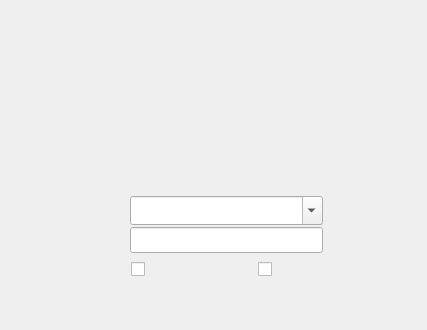
<?xml version="1.0" encoding="UTF-8"?>
<ui version="4.0">
 <class>Login</class>
 <widget class="QWidget" name="Login">
  <property name="geometry">
   <rect>
    <x>0</x>
    <y>0</y>
    <width>427</width>
    <height>330</height>
   </rect>
  </property>
  <property name="minimumSize">
   <size>
    <width>427</width>
    <height>330</height>
   </size>
  </property>
  <property name="maximumSize">
   <size>
    <width>427</width>
    <height>330</height>
   </size>
  </property>
  <property name="windowTitle">
   <string>Login</string>
  </property>
  <property name="autoFillBackground">
   <bool>true</bool>
  </property>
  <widget class="QPushButton" name="btn_regist">
   <property name="geometry">
    <rect>
     <x>321</x>
     <y>199</y>
     <width>75</width>
     <height>23</height>
    </rect>
   </property>
   <property name="font">
    <font>
     <pointsize>9</pointsize>
    </font>
   </property>
   <property name="text">
    <string/>
   </property>
   <property name="flat">
    <bool>true</bool>
   </property>
  </widget>
  <widget class="QLineEdit" name="lineEdit_passwd">
   <property name="geometry">
    <rect>
     <x>130</x>
     <y>227</y>
     <width>193</width>
     <height>26</height>
    </rect>
   </property>
   <property name="minimumSize">
    <size>
     <width>170</width>
     <height>22</height>
    </size>
   </property>
   <property name="font">
    <font>
     <pointsize>12</pointsize>
    </font>
   </property>
  </widget>
  <widget class="QPushButton" name="btn_edit">
   <property name="geometry">
    <rect>
     <x>321</x>
     <y>229</y>
     <width>75</width>
     <height>23</height>
    </rect>
   </property>
   <property name="font">
    <font>
     <pointsize>9</pointsize>
    </font>
   </property>
   <property name="text">
    <string/>
   </property>
   <property name="flat">
    <bool>true</bool>
   </property>
  </widget>
  <widget class="QCheckBox" name="checkBox_rPasswd">
   <property name="geometry">
    <rect>
     <x>131</x>
     <y>261</y>
     <width>16</width>
     <height>16</height>
    </rect>
   </property>
   <property name="text">
    <string/>
   </property>
  </widget>
  <widget class="QCheckBox" name="checkBox_autoLogin">
   <property name="geometry">
    <rect>
     <x>258</x>
     <y>261</y>
     <width>16</width>
     <height>16</height>
    </rect>
   </property>
   <property name="text">
    <string/>
   </property>
  </widget>
  <widget class="QPushButton" name="btn_login">
   <property name="geometry">
    <rect>
     <x>129</x>
     <y>286</y>
     <width>198</width>
     <height>33</height>
    </rect>
   </property>
   <property name="minimumSize">
    <size>
     <width>169</width>
     <height>20</height>
    </size>
   </property>
   <property name="text">
    <string/>
   </property>
   <property name="flat">
    <bool>true</bool>
   </property>
  </widget>
  <widget class="QComboBox" name="cBox_account">
   <property name="geometry">
    <rect>
     <x>130</x>
     <y>196</y>
     <width>193</width>
     <height>29</height>
    </rect>
   </property>
   <property name="font">
    <font>
     <pointsize>12</pointsize>
    </font>
   </property>
   <property name="editable">
    <bool>true</bool>
   </property>
  </widget>
 </widget>
 <layoutdefault spacing="6" margin="11"/>
 <resources/>
 <connections/>
</ui>
